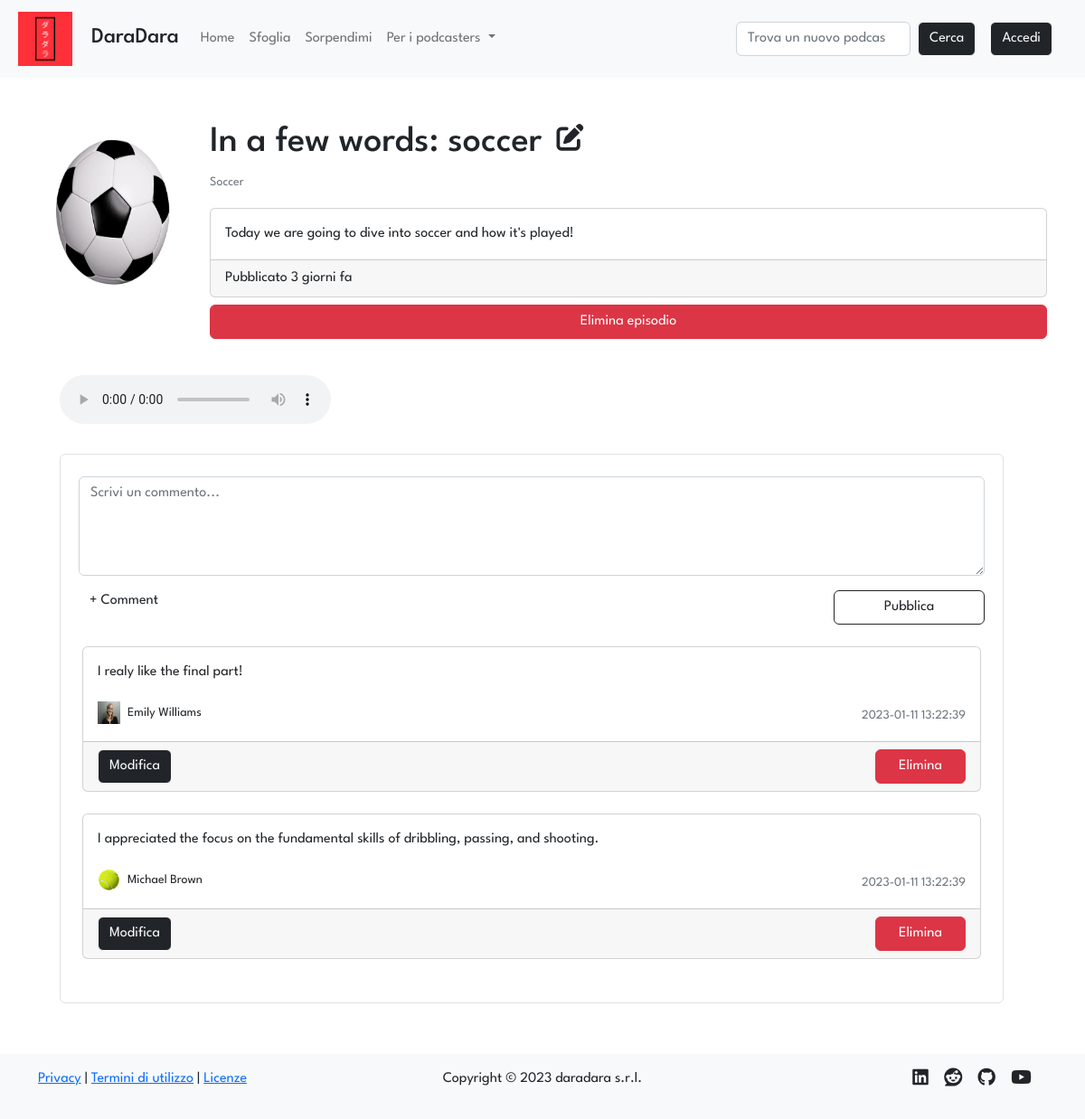
The page /podcast/1/episode/1 on the database its author committed.
### tables this page shows
CREATE TABLE "podcasts" (
	"id"	INTEGER NOT NULL UNIQUE,
	"title"	TEXT NOT NULL UNIQUE,
	"desc"	TEXT NOT NULL,
	"img"	TEXT NOT NULL,
	"id_user"	INTEGER NOT NULL,
	FOREIGN KEY("id_user") REFERENCES "users"("id"),
	PRIMARY KEY("id" AUTOINCREMENT)
);

CREATE TABLE "episodes" (
	"id"	INTEGER NOT NULL UNIQUE,
	"title"	TEXT NOT NULL,
	"description"	TEXT NOT NULL,
	"audio"	TEXT NOT NULL,
	"timestamp"	TEXT NOT NULL,
	"id_podcast"	INTEGER NOT NULL,
	FOREIGN KEY("id_podcast") REFERENCES "podcasts"("id"),
	PRIMARY KEY("id" AUTOINCREMENT)
);

CREATE TABLE "comments" (
	"id_user"	INTEGER NOT NULL,
	"id_ep"	INTEGER NOT NULL,
	"text"	TEXT NOT NULL,
	"timestamp"	TEXT NOT NULL,
	FOREIGN KEY("id_ep") REFERENCES "episodes"("id"),
	FOREIGN KEY("id_user") REFERENCES "users"("id"),
	PRIMARY KEY("id_user","id_ep","timestamp")
);

CREATE TABLE "users" (
	"id"	INTEGER NOT NULL UNIQUE,
	"email"	TEXT NOT NULL UNIQUE,
	"password"	TEXT NOT NULL,
	"name"	TEXT NOT NULL,
	"surname"	TEXT NOT NULL,
	"propic"	TEXT NOT NULL,
	PRIMARY KEY("id" AUTOINCREMENT)
);

### app.py (the view)
@app.route('/podcast/<int:id_pod>/episode/<int:id_ep>')
def episode(id_pod: int, id_ep: int):
    episode = dao.get_episode(id_ep)
    if episode and episode['id_podcast'] == id_pod:
        daysago = days_ago(episode['timestamp'])
        podcast = dao.get_podcast(id_pod)
        comments = dao.get_comments_extended(id_ep)
        if comments:
            n_comments = len(comments)
        else:
            n_comments = 0
        return render_template('episode.html', id=id_ep, id_pod=id_pod, podcast=podcast, episode=episode, daysago=daysago, comments=comments, n_comments = n_comments)
    else:
        flash(message='L\'episodio che hai provato di aprire non appartiene a questo podcast', category='warning')
        return redirect(url_for('index'))

### data/dao.py (called while the page is built)
def get_comments_extended(id_ep):
    conn, cursor = connect()
    comments = False
    try:
        sql = 'SELECT comments.id_user, text, timestamp, name, surname, email, propic FROM comments, users WHERE comments.id_user = users.id AND id_ep = ? ORDER BY timestamp DESC'
        cursor.execute(sql, (id_ep,))
        comments = cursor.fetchall()
    except Exception as e:
        print(e)
    close(conn, cursor)
    return comments

def get_episode(id):
    conn, cursor = connect()
    episode = False
    try:
        sql = 'SELECT * FROM episodes WHERE id = ?'
        cursor.execute(sql, (id,))
        episode = cursor.fetchone()
    except Exception as e:
        print(e)
    close(conn, cursor)
    return episode

def get_podcast(id):
    conn, cursor = connect()
    podcast = False
    try:
        sql = 'SELECT * FROM podcasts WHERE id = ?'
        cursor.execute(sql, (id,))
        podcast = cursor.fetchone()
    except Exception as e:
        print(e)
    close(conn, cursor)
    return podcast

def connect():
    conn = sqlite3.connect(PATH)
    conn.row_factory = sqlite3.Row
    cursor = conn.cursor()
    return conn, cursor

def close(conn, cursor):
    cursor.close()
    conn.close()

### utils/utils.py (called while the page is built)
def days_ago(timestamp: str) -> str:
    date_time_obj = datetime.strptime(timestamp, '%Y-%m-%d %H:%M:%S')
    now = datetime.now()
    difference = now - date_time_obj
    if difference.days == 1:
        return f"{difference.days} giorno fa"
    elif difference.days != 0:
        return f"{difference.days} giorni fa"
    elif difference.seconds // 3600 == 1:
        return f"{difference.seconds // 3600} ora fa"
    elif difference.seconds // 3600 != 0:
        return f"{difference.seconds // 3600} ore fa"
    elif difference.seconds // 60 == 1:
        return f"{difference.seconds // 60} minuto fa"
    elif difference.seconds // 60 == 0:
        return f"meno di 1 minuto fa"
    return f"{difference.seconds // 60} minuti fa"

### templates/episode.html (shortened to what this page needs)
{% extends 'layout.html' %}
{% block stylesheets %} <link rel="stylesheet" href="{{url_for('static', filename='stylesheets/episode.css')}}"> {% endblock %}
{% block content %}
<div class="row">
    <div class="col-12 col-lg-2 d-flex justify-content-center">
        <img src="{{url_for('static', filename='uploads/images/covers/{0}{1}'.format(id_pod, podcast.img))}}" alt="Immagine podcast" class="card-img p-1 p-lg-2 episode-img">
    </div>
    <div class="col mt-4 mt-lg-0">
        <div class="row d-flex justify-content-center align-items-center mb-3">
            <h1 class="">{{episode.title}}<a type="button" class="col-1 fa-solid fa-xs fa-pen-to-square mx-3" data-bs-toggle="modal" data-bs-target="#editEpisode"></a></h1>
            <a href="{{url_for('podcast', id=podcast.id)}}"><p class="card-text"><small class="text-muted">{{podcast.title}}</small></p></a>
        </div>
        <div class="card">
            <div class="card-body">
              <p class="card-text">{{episode.description}}</p>
            </div>
            <div class="card-footer">
                Pubblicato {{daysago}}
            </div>
        </div>
        <div class="row mx-0 my-2 d-flex justify-content-center align-content-center display-5">
            <button type="button" class="btn btn-danger" data-bs-toggle="modal" data-bs-target="#deleteEpisodeModal">
                Elimina episodio
            </button>
        </div>
    </div>
</div>
<div class="row mt-3 mx-lg-0 mx-2">
    <div id="player" class="col-md-7">
        <div class="card-body row g-2">
            <div class="text-light p-3">
                <audio controls>
                    <source src="audio-file.mp3" type="audio/mpeg">
                </audio>
            </div>
        </div>
    </div>
    <div class="row d-flex justify-content-center align-content-center my-2">
        <div class="row d-flex justify-content-center">
            <div class="">
              <div class="card shadow-0 border bg-ligth">
                <div class="card-body p-4">
                    <form class="form-outline mb-4 mx-2" action="{{ url_for('post_new_comment', id_ep=id, id_pod=id_pod) }}" method="POST">
                        <div class="row">
                            <textarea type="text" name="text" id="addANote" class="form-control" placeholder="Scrivi un commento..." rows="4" maxlength="300"></textarea>
                        </div>
                        <div class="row d-flex justify-content-between mt-3">
                            <label class="col-6 form-label" for="addANote">+ Comment</label>
                            <button type="submit" class="col-12 col-lg-2 btn btn-outline-dark">Pubblica</button>
                        </div>
                    </form>
                    {% for i in range(n_comments) %}
                    <div class="card mb-4">
                        <div class="card-body">
                            <p>{{comments[i].text}}</p>
                            <div class="d-flex flex-column flex-lg-row justify-content-lg-between">
                                <div class="d-flex flex-row align-items-center">
                                    <img src="{{url_for('static', filename='uploads/images/propics/{0}{1}'.format(comments[i].id_user, comments[i].propic))}}" alt="avatar" width="25"
                                        height="25"/>
                                    <p class="small mb-0 ms-2">{{comments[i].name}} {{comments[i].surname}}</p>
                                </div>
                                <p class="mt-2 m-0"><small class="text-muted">{{comments[i].timestamp}}</small></p>
                            </div>
                        </div>
                        <div class="card-footer d-flex justify-content-between">
                            <div class="col-4 col-sm-3 col-lg-2">
                                <button type="button" class="btn btn-dark btn-outline-light" data-bs-toggle="modal" data-bs-target="#editComment-{{i}}">
                                    Modifica
                                </button>
                            </div>
                            <form class="col-8 col-sm-7 col-md-6 col-lg-5 d-flex justify-content-end" action="{{ url_for('post_delete_comment', id_pod=id_pod, id_ep=id) }}" method="POST">
                                <button type="submit" class="col-8 col-lg-3 btn btn-danger">Elimina</button>
                            </form>
                        </div>
                    </div>
                    {% endfor %}
                </div>
              </div>
            </div>
          </div>
    </div>
</div>
{% endblock %}

### static/stylesheets/layout.css (style rules this page uses)
* { font-family: 'League Spartan', sans-serif; }
a:not(.stock-a, .nav-link) { color: inherit; text-decoration: none; }

### static/stylesheets/episode.css (style rules this page uses)
.episode-img { max-height: 200px; max-width: 200px; }

### rows shown on the page
podcasts: img (picture), title "Soccer"
episodes: title "In a few words: soccer", description "Today we are going to dive into soccer and how it's played!"
comments: text "I realy like the final part!", id_user.propic (picture), timestamp "2023-01-11 13:22:39"
users: name "Emily", surname "Williams"
comments: text "I appreciated the focus on the fundamental skills of dribbling, passing, and shooting.", id_user.propic (picture), timestamp "2023-01-11 13:22:39"
users: name "Michael", surname "Brown"

### other values the page prints
{{ daysago }} "3 giorni fa"
